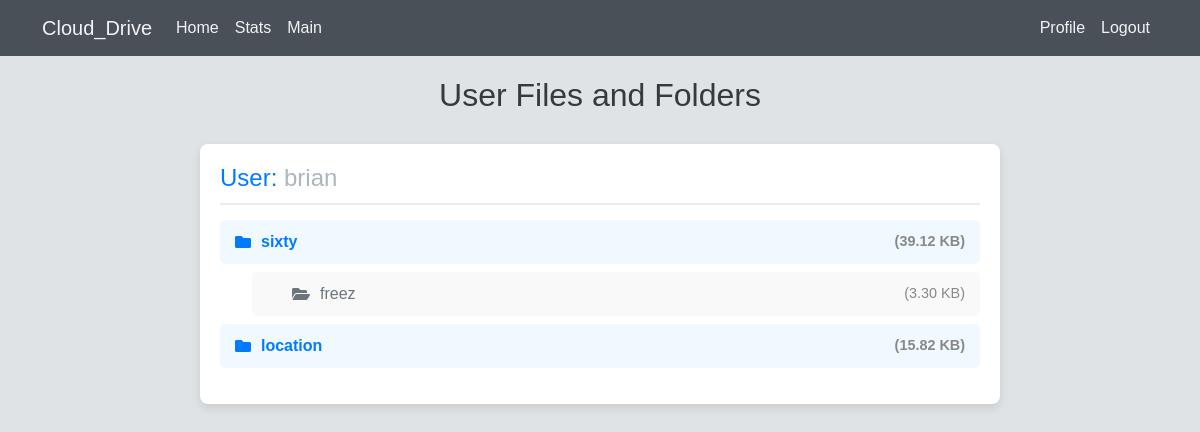
Page /home/ (signed in) on the earlier database version.
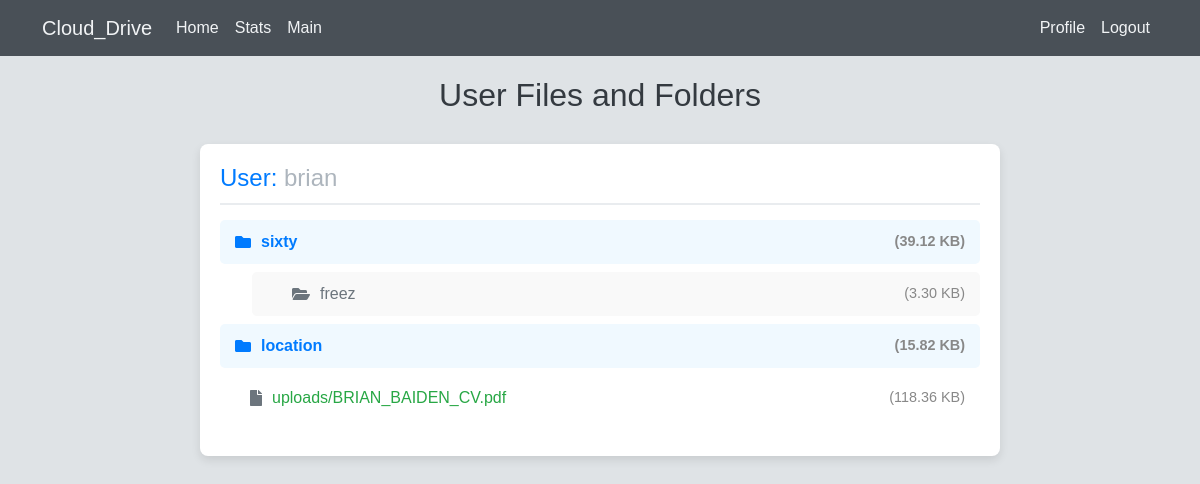
Same page on the later database version.
### accounts/models.py (models this page shows, shortened)
class Folder(models.Model):
    name = models.CharField(max_length=255)
    created_at = models.DateTimeField(auto_now_add=True)
    updated_at = models.DateTimeField(auto_now=True)
    user = models.ForeignKey(User, on_delete=models.CASCADE, related_name='folders')
    parent_folder = models.ForeignKey('self', null=True, blank=True, related_name='subfolders', on_delete=models.CASCADE)
    size = models.PositiveIntegerField(default=0)

class UploadedFile(models.Model):
    file = models.FileField(upload_to='uploads/')
    uploaded_at = models.DateTimeField(auto_now_add=True)
    user = models.ForeignKey(User, on_delete=models.CASCADE, related_name='files')
    folder = models.ForeignKey(Folder, on_delete=models.CASCADE, null=True, blank=True, related_name='files')  # Add related_name='files'
    file_size = models.PositiveIntegerField(default=0)  # Default size to 0

### accounts/views.py (the view)
# urls.py: path('home/', views.home, name='home'),
@login_required
def home(request):
    user = request.user
    folders = Folder.objects.filter(user=user, parent_folder__isnull=True)
    files = UploadedFile.objects.filter(user=user)
    users_data = {
        user.username: {
            'folders': folders,
            'files': files,
            'folder_sizes': {folder.id: get_folder_size(folder) for folder in folders}
        }
    }
    context = {
        'current_user': user,
        'users_data': users_data,
    }
    return render(request, 'home.html', context)

### accounts/templatetags/file_extras.py (called while the page is built)
@register.filter
def filesizeformat(value):
    if value is None:
        return "0 bytes"  # or another suitable default representation
    if value < 1024:
        return f'{value} bytes'
    elif value < 1048576:
        return f'{value/1024:.2f} KB'
    elif value < 1073741824:
        return f'{value/1048576:.2f} MB'
    else:
        return f'{value/1073741824:.1f} GB'

### accounts/views.py (called while the page is built)
def get_folder_size(folder):
    total_size = 0
    for file in UploadedFile.objects.filter(folder=folder):
        total_size += file.file_size
    for subfolder in folder.subfolders.all():
        total_size += get_folder_size(subfolder)
    return total_size

### accounts/templates/home.html (shortened to what this page needs)
{% extends "master.html" %}
{% load file_extras %}
{% block content %}
<h1 class="page-title">User Files and Folders</h1>
<div class="user-section">
    {% for username, data in users_data.items %}
        <h3>User:
            {% if username == request.user.username %}
                <a href="{% url 'main' %}" class="username-link">{{ username }}</a>
            {% else %}
                {{ username }}
            {% endif %}
        </h3>
        <ul class="user-data-list">
            {% for folder in data.folders %}
                <li class="folder-item" onclick="toggleFolder(this)">
                    <i class="fas fa-folder folder-icon"></i>
                    {{ folder.name }}
                    <span class="file-size">({{ folder.size|filesizeformat }})</span>
                </li>
                <ul class="subfolder-list">
                    {% for subfolder in folder.subfolders.all %}
                        <li class="subfolder-item" onclick="toggleFolder(this)">
                            <i class="fas fa-folder-open subfolder-icon"></i>
                            {{ subfolder.name }}
                            <span class="file-size">({{ subfolder.size|filesizeformat }})</span>
                        </li>
                    {% endfor %}
                </ul>
            {% endfor %}
            {% for file in data.files %}
                <li class="file-item">
                    <i class="fas fa-file file-icon"></i>
                    {{ file.file.name }}
                    <span class="file-size">({{ file.file_size|filesizeformat }})</span>
                </li>
            {% endfor %}
        </ul>
    {% endfor %}
</div>
{% endblock %}

Differences in the rows shown:
added UploadedFile: file.name "uploads/BRIAN_BAIDEN_CV.pdf", file_size|filesizeformat "118.36 KB"
